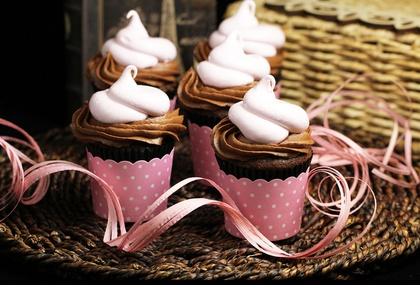
%> input picture Homework1/MATLABCODE/N1.jpg, 420 x 285 px, shrunk from 685 x 465 before the run
$ octave Test4.m   (GNU Octave 9; MATLAB toolbox functions it lacks are replaced by stand-ins)
%> lines starting %> are read from the running program, lines starting %| are printed output that depends on the picture
Im1 = imread('N1.jpg');
%> Im1 is the input picture: size 285x420x3 uint8; mean R, G, B 114, 86.9, 72.4
Im2 = imread('N2.jpg');
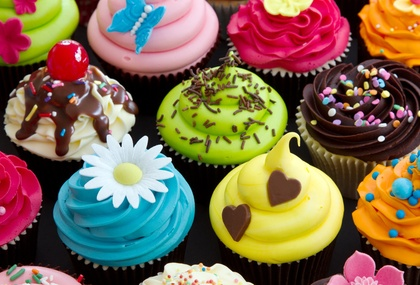
%> input picture Homework1/MATLABCODE/N2.jpg, 420 x 285 px, shrunk from 685 x 465 before the run
%> Im2 is the input picture: size 285x420x3 uint8; mean R, G, B 127, 104.9, 78.9
figure;
subplot(1,2,1); imshow(Im1);
subplot(1,2,2); imshow(Im2);

Im1 = double(Im1);
%> Im1: size 285x420x3 double
Im2 = double(Im2);
%> Im2: size 285x420x3 double
figure;
% [6 lines of commented-out code are left out]

[M,N,C] = size(Im1);
%> M = 285; N = 420; C = 3
Im_rez2 = zeros(M,N,C);
a = 0.5;
tic;
for i=1:M
    for j=1:N
        for k=1:C
            Im_rez2(i,j,k) = a*Im1(i,j,k) + (1-a)*Im2(i,j,k);
        end
    end
end
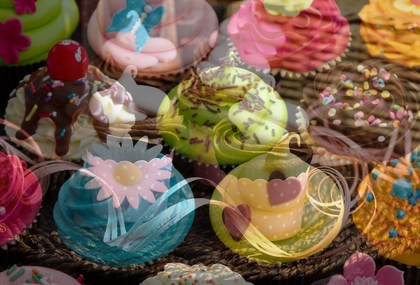
%> Im_rez2: size 285x420x3 double; mean R, G, B 120.5, 95.9, 75.7
toc;
Im_rez2 = uint8(Im_rez2);
%> Im_rez2: size 285x420x3 uint8
imshow(Im_rez2);
imwrite(Im_rez2,'rez.jpg','jpg');
